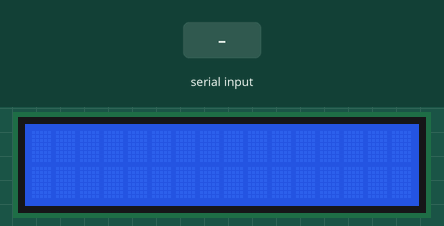
Bench run of a sketch on a simulated Arduino Uno, built with avr-gcc and run on an emulated ATmega328P. Parts: 16×2 character LCD. The inputs (shaded band) are chosen by the test bench. What the sketch prints to the serial monitor is not drawn.

Above: at 1.2 s.
1.3 s: "0" received over the second serial link
At 3.3 s:
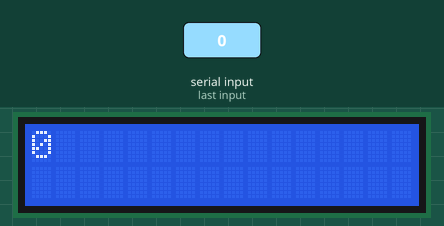
3.8 s: "2" received over the second serial link
At 5.2 s:
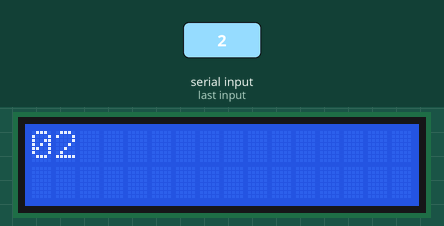
6.3 s: "1" received over the second serial link
At 8.4 s:
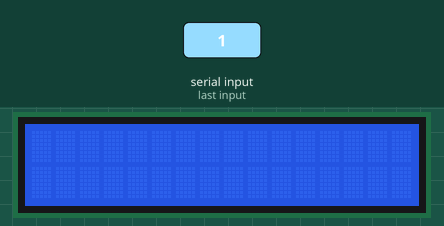
Timing chart, 0 to 9.9 s (numbered marks = the images above; inputs shaded):
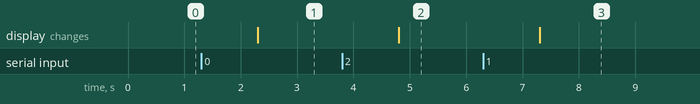

Measured:
- after the input at 1.3 s, the display: changes after 1.0 s (image 1)
- after the input at 3.8 s, the display: changes after 1.0 s (image 2)
- after the input at 6.3 s, the display: changes after 1.0 s (image 3)

The sketch:

Real_Time_LCD.ino
```cpp
  #include <SoftwareSerial.h>
  #include<LiquidCrystal.h>
  int rs = 4,en = 5, d4= 6, d5= 7, d6=8 ,d7=9 ;
  LiquidCrystal lcd(rs,en,d4,d5,d6,d7);
  SoftwareSerial Bluetooth(2,3);
  // String input;
  void setup()
  {
    Serial.begin(9600);
    Bluetooth.begin(9600);
    lcd.begin(16,2);
    lcd.setCursor(0,0);
    lcd.clear();
  }

  void loop()
  {
    // lcd.setCursor(0, 0);
    // lcd.write("uint8_t");
    // delay(1000);
    // lcd.clear();


    if(Bluetooth.available())
    {
      String input=Bluetooth.readString();
      Serial.println(input);
      lcd.print(input);

      if(input=="1")
      {
        lcd.clear();
        Serial.print("aaya aaya");

      }
    }
    // delay(1500);
    // lcd.clear();
  }
```
